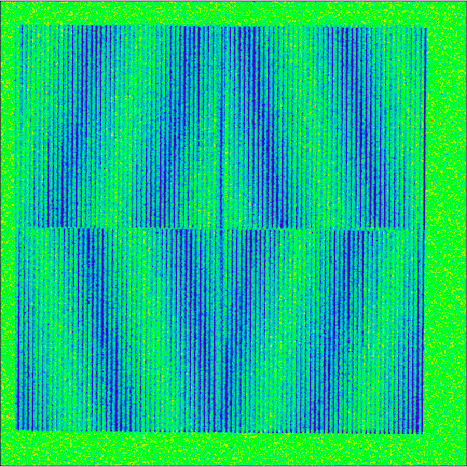
#> input picture line grating/z rotated/0.5_d.png, 467 x 467 px, found by its file name
$ jupyter execute --allow-errors 'Gaussian filiter.ipynb'
#> lines starting #> are read from the running program, lines starting #| are printed output that depends on the picture
[cell 1]
import numpy as np
import matplotlib.pyplot as plt
from datetime import datetime
import cv2
import os
import scipy.signal as sigl
import scipy.ndimage as ndi
import scipy.fft as fft
from PIL import Image

[cell 2]
p1=4
p2=4.2
p_a=2*p1*p2/(p1+p2)
M=2*p_a/(p2-p1)
row1=150
row2=300
sigma=5.5
# read file
moire=cv2.imread('0.5_d.png',0)
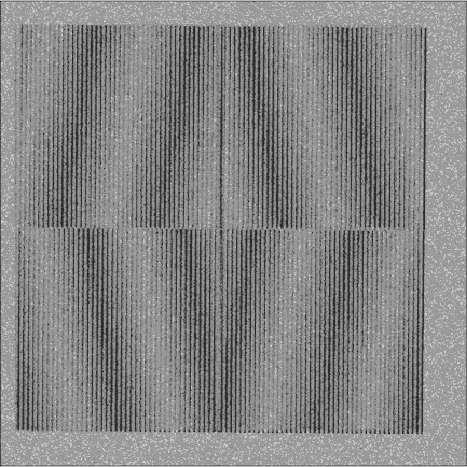
#> moire: shape (467, 467); min 1, max 219, mean 133.3
shape=np.shape(moire)[0]
#> shape = 467
moire_new=moire[20:, 20:420]
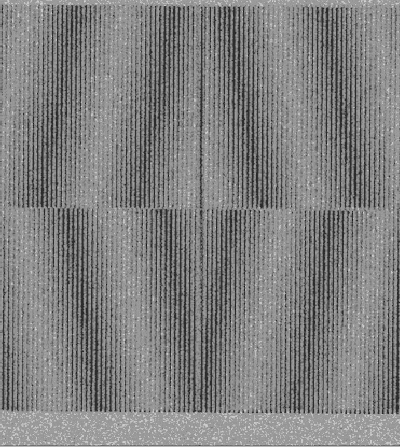
#> moire_new: shape (447, 400); min 24, max 215, mean 128.4
# intensity of row

m_r1=moire_new[row1].astype(float)
#> m_r1 = 400 values, max 190 at index 294, min 39 at index 228, mean 123.7
m_r2=moire_new[row2].astype(float)
#> m_r2 = 400 values, max 198 at index 367, min 41 at index 235, mean 125.2

g_r1=ndi.gaussian_filter(m_r1,sigma,mode='constant',cval=0.0,truncate=4.0)
#> g_r1 = 400 values, max 152.1 at index 104, min 76.19 at index 0, mean 122.1
g_r2=ndi.gaussian_filter(m_r2,sigma,mode='constant',cval=0.0,truncate=4.0)
#> g_r2 = 400 values, max 155.9 at index 368, min 61.61 at index 399, mean 123.9
#find peak
peak_r1=sigl.find_peaks(g_r1,height=125,distance=20)[0]
#> peak_r1 = [12, 104, 189, 212, 293, 387]
peak_r2=sigl.find_peaks(g_r2,height=125,distance=20)[0]
#> peak_r2 = [30, 130, 266, 368]

# [5 lines of commented-out code are left out]
plt.figure(figsize=(16,9))
plt.subplot(121)
r=np.arange(0,len(m_r1),1)
#> r = 400 values from 0 to 399
plt.plot(r,m_r1,'+', color='lightcoral',ms=6,alpha=0.6)
plt.plot(r,m_r2,'x', color='royalblue',ms=4,alpha=0.6)
plt.plot(r,g_r1,'-', color='red',lw=2)
plt.plot(r,g_r2,'--', color='blue',lw=3)
plt.subplot(122)
plt.imshow(moire, cmap='viridis')
plt.plot([0,shape-10], [row1,row1], '-', color='red',lw=2)
plt.plot([0,shape-10], [row2,row2], '--', color='blue',lw=4)
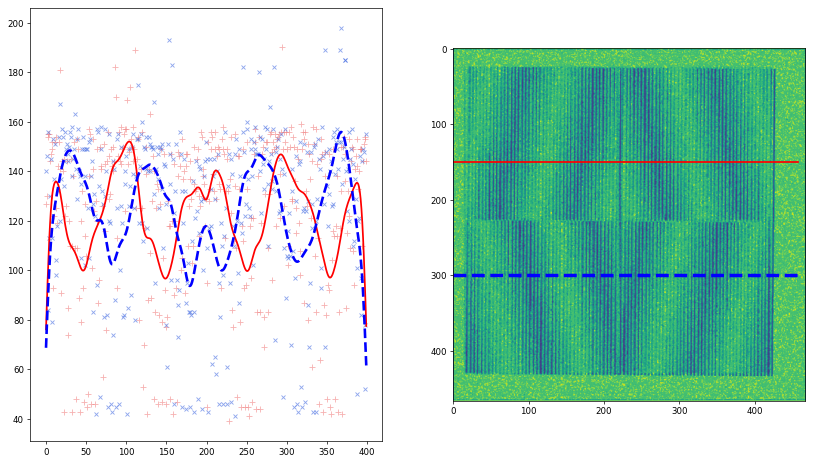
#> figure drawn by matplotlib, 2 panels; panel 1: curve peaks at x = 294, y = 190; panel 1: curve peaks at x = 367, y = 198; panel 1: curve peaks at x = 104, y = 152.1

$ run again, with line grating/z rotated/0.1_d.png copied over line grating/z rotated/0.5_d.png
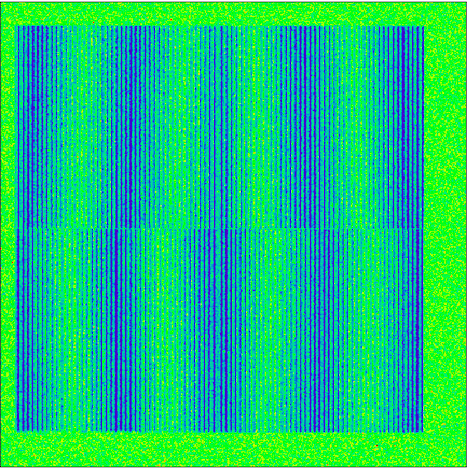
#> input picture line grating/z rotated/0.1_d.png, 469 x 468 px, found by its file name
#> `moire_new=moire[20:, 20:420]`:
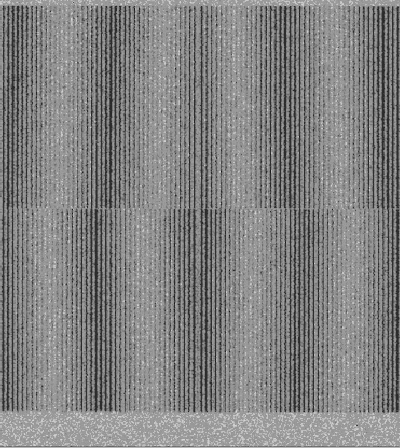
#> moire_new: shape (448, 400); min 23, max 216, mean 130.4
#> m_r1 = 400 values, max 198 at index 71, min 41 at index 125, mean 126.5
#> m_r2 = 400 values, max 195 at index 167, min 41 at index 110, mean 126.6
#> g_r1 = 400 values, max 152.7 at index 62, min 56.52 at index 399, mean 125.2
#> g_r2 = 400 values, max 154.9 at index 347, min 52.22 at index 399, mean 125.5
#> peak_r1 = [62, 147, 239, 345]
#> peak_r2 = [50, 145, 258, 347]
#> r = 400 values from 0 to 399
#> `[cell 2] p1=4 p2=4.2 p_a=2*p1*p2/(p1+p2) M=2*p_a/(p2-p1) row1=150 row2..`:
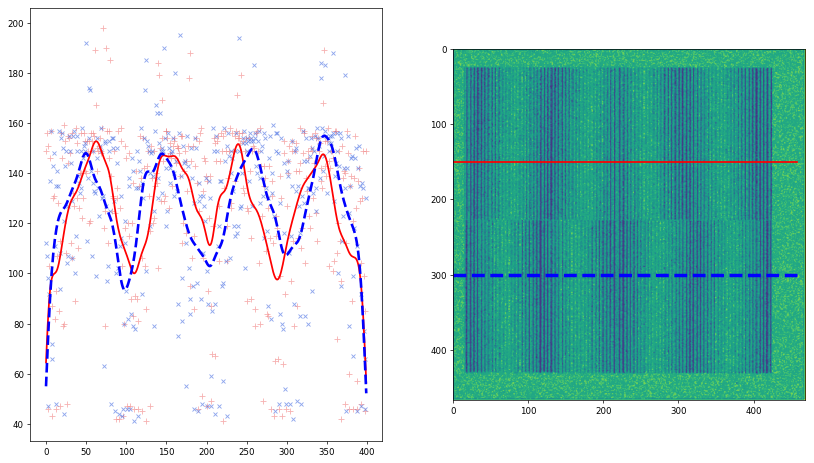
#> figure drawn by matplotlib, 2 panels; panel 1: curve peaks at x = 71, y = 198; panel 1: curve peaks at x = 167, y = 195; panel 1: curve peaks at x = 62, y = 152.7

$ run again, with line grating/z rotated/0.3_d.png copied over line grating/z rotated/0.5_d.png
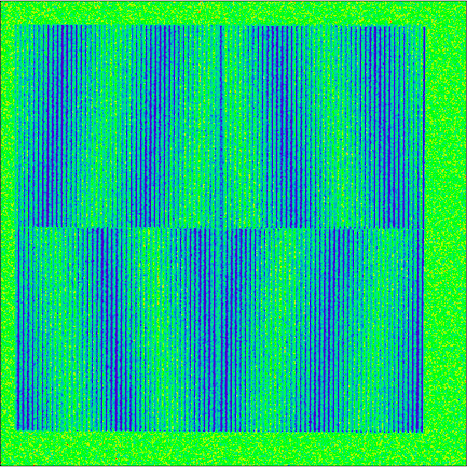
#> input picture line grating/z rotated/0.3_d.png, 467 x 467 px, found by its file name
#> `moire_new=moire[20:, 20:420]`:
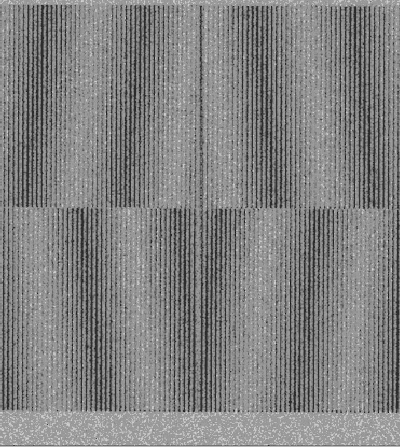
#> moire_new: shape (447, 400); min 24, max 215, mean 129.7
#> m_r1 = 400 values, max 195 at index 76, min 36 at index 56, mean 126.8
#> m_r2 = 400 values, max 196 at index 137, min 40 at index 295, mean 124.8
#> g_r1 = 400 values, max 153.1 at index 316, min 67.13 at index 399, mean 125.4
#> g_r2 = 400 values, max 151.4 at index 136, min 51.57 at index 399, mean 123.7
#> peak_r1 = [77, 180, 224, 316]
#> peak_r2 = [40, 136, 257, 356]
#> r = 400 values from 0 to 399
#> `[cell 2] p1=4 p2=4.2 p_a=2*p1*p2/(p1+p2) M=2*p_a/(p2-p1) row1=150 row2..`:
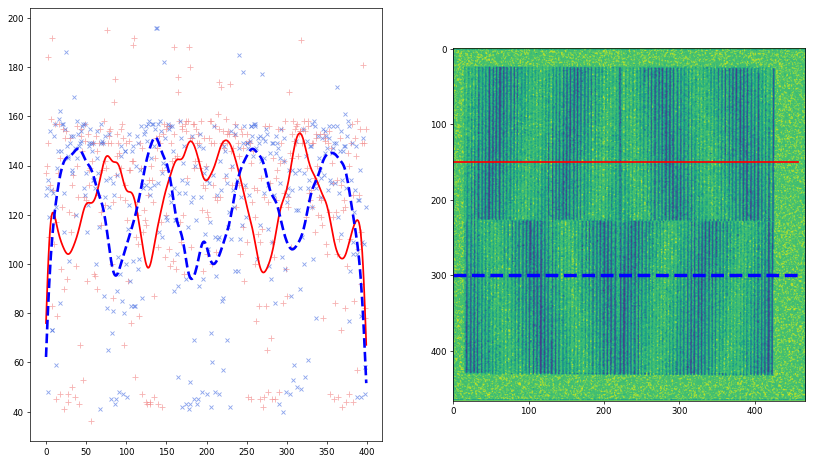
#> figure drawn by matplotlib, 2 panels; panel 1: curve peaks at x = 76, y = 195; panel 1: curve peaks at x = 137, y = 196; panel 1: curve peaks at x = 316, y = 153.1
